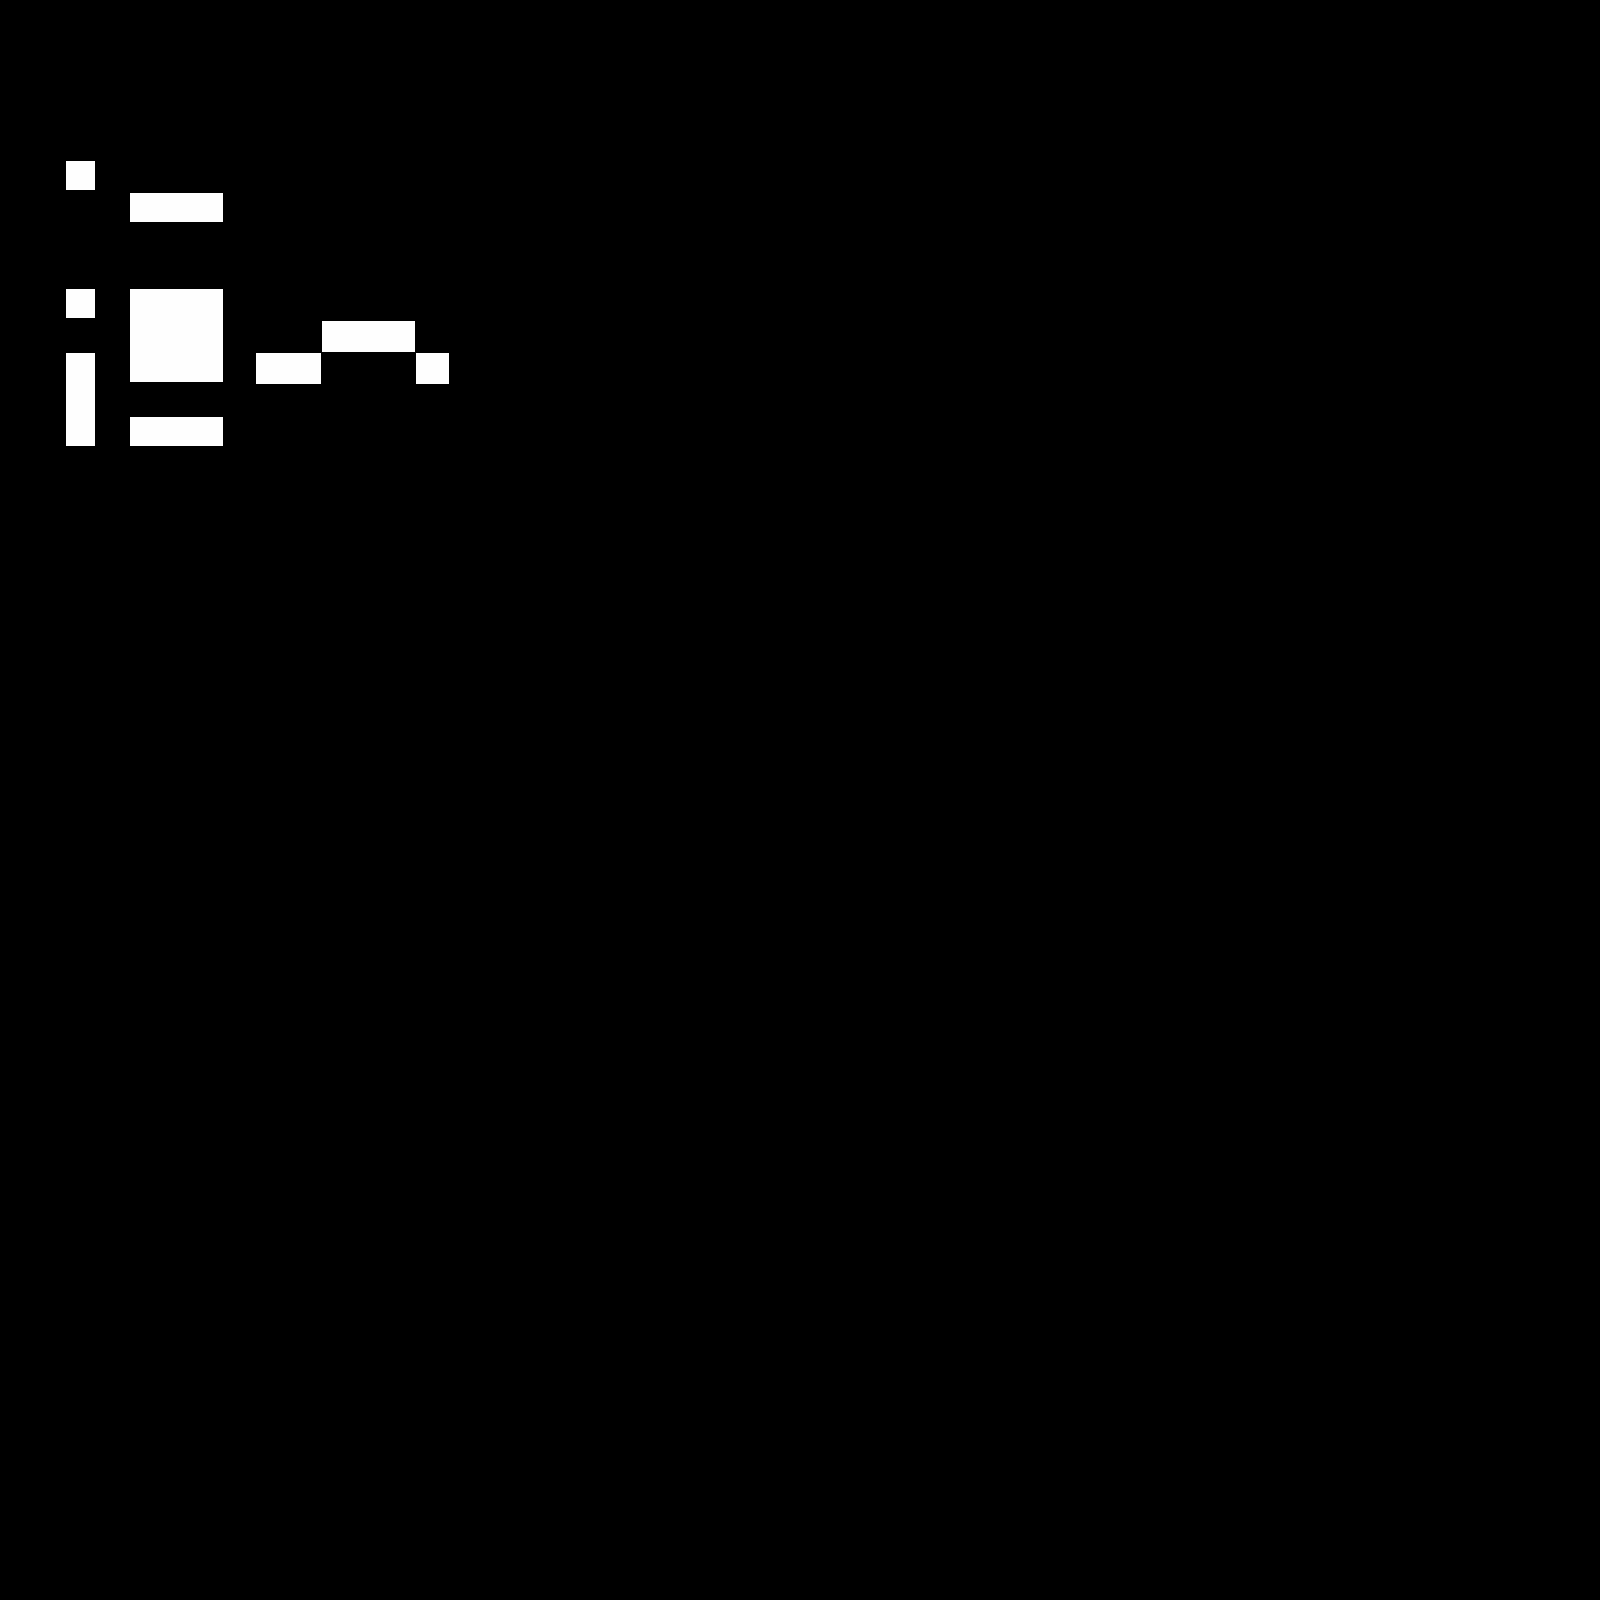

A level layout from a 2D game, rendered from its tile map. Below: a short description, then the map file with its tile-grid data intact:
An orthogonal 50x50 tile map with 32x32 px tiles, 1 tile layer (ground) and 3 objects (player).

<map version="1.0" orientation="orthogonal" renderorder="right-down" width="50" height="50" tilewidth="32" tileheight="32" nextobjectid="6">
 <tileset firstgid="1" name="tile_ground" tilewidth="33" tileheight="33" tilecount="16">
  <image source="../image/tile_ground.png" width="132" height="132" />
 </tileset>
 <layer name="ground" width="50" height="50">
  <data encoding="csv">
0,0,0,0,0,0,0,0,0,0,0,0,0,0,0,0,0,0,0,0,0,0,0,0,0,0,0,0,0,0,0,0,0,0,0,0,0,0,0,0,0,0,0,0,0,0,0,0,0,0,
0,0,0,0,0,0,0,0,0,0,0,0,0,0,0,0,0,0,0,0,0,0,0,0,0,0,0,0,0,0,0,0,0,0,0,0,0,0,0,0,0,0,0,0,0,0,0,0,0,0,
0,0,0,0,0,0,0,0,0,0,0,0,0,0,0,0,0,0,0,0,0,0,0,0,0,0,0,0,0,0,0,0,0,0,0,0,0,0,0,0,0,0,0,0,0,0,0,0,0,0,
0,0,0,0,0,0,0,0,0,0,0,0,0,0,0,0,0,0,0,0,0,0,0,0,0,0,0,0,0,0,0,0,0,0,0,0,0,0,0,0,0,0,0,0,0,0,0,0,0,0,
0,0,0,0,0,0,0,0,0,0,0,0,0,0,0,0,0,0,0,0,0,0,0,0,0,0,0,0,0,0,0,0,0,0,0,0,0,0,0,0,0,0,0,0,0,0,0,0,0,0,
0,0,1,0,0,0,0,0,0,0,0,0,0,0,0,0,0,0,0,0,0,0,0,0,0,0,0,0,0,0,0,0,0,0,0,0,0,0,0,0,0,0,0,0,0,0,0,0,0,0,
0,0,0,0,14,15,16,0,0,0,0,0,0,0,0,0,0,0,0,0,0,0,0,0,0,0,0,0,0,0,0,0,0,0,0,0,0,0,0,0,0,0,0,0,0,0,0,0,0,0,
0,0,0,0,0,0,0,0,0,0,0,0,0,0,0,0,0,0,0,0,0,0,0,0,0,0,0,0,0,0,0,0,0,0,0,0,0,0,0,0,0,0,0,0,0,0,0,0,0,0,
0,0,0,0,0,0,0,0,0,0,0,0,0,0,0,0,0,0,0,0,0,0,0,0,0,0,0,0,0,0,0,0,0,0,0,0,0,0,0,0,0,0,0,0,0,0,0,0,0,0,
0,0,1,0,2,3,4,0,0,0,0,0,0,0,0,0,0,0,0,0,0,0,0,0,0,0,0,0,0,0,0,0,0,0,0,0,0,0,0,0,0,0,0,0,0,0,0,0,0,0,
0,0,0,0,6,7,8,0,0,0,2,3,4,0,0,0,0,0,0,0,0,0,0,0,0,0,0,0,0,0,0,0,0,0,0,0,0,0,0,0,0,0,0,0,0,0,0,0,0,0,
0,0,5,0,10,11,12,0,3,3,0,0,0,3,0,0,0,0,0,0,0,0,0,0,0,0,0,0,0,0,0,0,0,0,0,0,0,0,0,0,0,0,0,0,0,0,0,0,0,0,
0,0,9,0,0,0,0,0,0,0,0,0,0,0,0,0,0,0,0,0,0,0,0,0,0,0,0,0,0,0,0,0,0,0,0,0,0,0,0,0,0,0,0,0,0,0,0,0,0,0,
0,0,13,0,14,15,16,0,0,0,0,0,0,0,0,0,0,0,0,0,0,0,0,0,0,0,0,0,0,0,0,0,0,0,0,0,0,0,0,0,0,0,0,0,0,0,0,0,0,0,
0,0,0,0,0,0,0,0,0,0,0,0,0,0,0,0,0,0,0,0,0,0,0,0,0,0,0,0,0,0,0,0,0,0,0,0,0,0,0,0,0,0,0,0,0,0,0,0,0,0,
0,0,0,0,0,0,0,0,0,0,0,0,0,0,0,0,0,0,0,0,0,0,0,0,0,0,0,0,0,0,0,0,0,0,0,0,0,0,0,0,0,0,0,0,0,0,0,0,0,0,
0,0,0,0,0,0,0,0,0,0,0,0,0,0,0,0,0,0,0,0,0,0,0,0,0,0,0,0,0,0,0,0,0,0,0,0,0,0,0,0,0,0,0,0,0,0,0,0,0,0,
0,0,0,0,0,0,0,0,0,0,0,0,0,0,0,0,0,0,0,0,0,0,0,0,0,0,0,0,0,0,0,0,0,0,0,0,0,0,0,0,0,0,0,0,0,0,0,0,0,0,
0,0,0,0,0,0,0,0,0,0,0,0,0,0,0,0,0,0,0,0,0,0,0,0,0,0,0,0,0,0,0,0,0,0,0,0,0,0,0,0,0,0,0,0,0,0,0,0,0,0,
0,0,0,0,0,0,0,0,0,0,0,0,0,0,0,0,0,0,0,0,0,0,0,0,0,0,0,0,0,0,0,0,0,0,0,0,0,0,0,0,0,0,0,0,0,0,0,0,0,0,
0,0,0,0,0,0,0,0,0,0,0,0,0,0,0,0,0,0,0,0,0,0,0,0,0,0,0,0,0,0,0,0,0,0,0,0,0,0,0,0,0,0,0,0,0,0,0,0,0,0,
0,0,0,0,0,0,0,0,0,0,0,0,0,0,0,0,0,0,0,0,0,0,0,0,0,0,0,0,0,0,0,0,0,0,0,0,0,0,0,0,0,0,0,0,0,0,0,0,0,0,
0,0,0,0,0,0,0,0,0,0,0,0,0,0,0,0,0,0,0,0,0,0,0,0,0,0,0,0,0,0,0,0,0,0,0,0,0,0,0,0,0,0,0,0,0,0,0,0,0,0,
0,0,0,0,0,0,0,0,0,0,0,0,0,0,0,0,0,0,0,0,0,0,0,0,0,0,0,0,0,0,0,0,0,0,0,0,0,0,0,0,0,0,0,0,0,0,0,0,0,0,
0,0,0,0,0,0,0,0,0,0,0,0,0,0,0,0,0,0,0,0,0,0,0,0,0,0,0,0,0,0,0,0,0,0,0,0,0,0,0,0,0,0,0,0,0,0,0,0,0,0,
0,0,0,0,0,0,0,0,0,0,0,0,0,0,0,0,0,0,0,0,0,0,0,0,0,0,0,0,0,0,0,0,0,0,0,0,0,0,0,0,0,0,0,0,0,0,0,0,0,0,
0,0,0,0,0,0,0,0,0,0,0,0,0,0,0,0,0,0,0,0,0,0,0,0,0,0,0,0,0,0,0,0,0,0,0,0,0,0,0,0,0,0,0,0,0,0,0,0,0,0,
0,0,0,0,0,0,0,0,0,0,0,0,0,0,0,0,0,0,0,0,0,0,0,0,0,0,0,0,0,0,0,0,0,0,0,0,0,0,0,0,0,0,0,0,0,0,0,0,0,0,
0,0,0,0,0,0,0,0,0,0,0,0,0,0,0,0,0,0,0,0,0,0,0,0,0,0,0,0,0,0,0,0,0,0,0,0,0,0,0,0,0,0,0,0,0,0,0,0,0,0,
0,0,0,0,0,0,0,0,0,0,0,0,0,0,0,0,0,0,0,0,0,0,0,0,0,0,0,0,0,0,0,0,0,0,0,0,0,0,0,0,0,0,0,0,0,0,0,0,0,0,
0,0,0,0,0,0,0,0,0,0,0,0,0,0,0,0,0,0,0,0,0,0,0,0,0,0,0,0,0,0,0,0,0,0,0,0,0,0,0,0,0,0,0,0,0,0,0,0,0,0,
0,0,0,0,0,0,0,0,0,0,0,0,0,0,0,0,0,0,0,0,0,0,0,0,0,0,0,0,0,0,0,0,0,0,0,0,0,0,0,0,0,0,0,0,0,0,0,0,0,0,
0,0,0,0,0,0,0,0,0,0,0,0,0,0,0,0,0,0,0,0,0,0,0,0,0,0,0,0,0,0,0,0,0,0,0,0,0,0,0,0,0,0,0,0,0,0,0,0,0,0,
0,0,0,0,0,0,0,0,0,0,0,0,0,0,0,0,0,0,0,0,0,0,0,0,0,0,0,0,0,0,0,0,0,0,0,0,0,0,0,0,0,0,0,0,0,0,0,0,0,0,
0,0,0,0,0,0,0,0,0,0,0,0,0,0,0,0,0,0,0,0,0,0,0,0,0,0,0,0,0,0,0,0,0,0,0,0,0,0,0,0,0,0,0,0,0,0,0,0,0,0,
0,0,0,0,0,0,0,0,0,0,0,0,0,0,0,0,0,0,0,0,0,0,0,0,0,0,0,0,0,0,0,0,0,0,0,0,0,0,0,0,0,0,0,0,0,0,0,0,0,0,
0,0,0,0,0,0,0,0,0,0,0,0,0,0,0,0,0,0,0,0,0,0,0,0,0,0,0,0,0,0,0,0,0,0,0,0,0,0,0,0,0,0,0,0,0,0,0,0,0,0,
0,0,0,0,0,0,0,0,0,0,0,0,0,0,0,0,0,0,0,0,0,0,0,0,0,0,0,0,0,0,0,0,0,0,0,0,0,0,0,0,0,0,0,0,0,0,0,0,0,0,
0,0,0,0,0,0,0,0,0,0,0,0,0,0,0,0,0,0,0,0,0,0,0,0,0,0,0,0,0,0,0,0,0,0,0,0,0,0,0,0,0,0,0,0,0,0,0,0,0,0,
0,0,0,0,0,0,0,0,0,0,0,0,0,0,0,0,0,0,0,0,0,0,0,0,0,0,0,0,0,0,0,0,0,0,0,0,0,0,0,0,0,0,0,0,0,0,0,0,0,0,
0,0,0,0,0,0,0,0,0,0,0,0,0,0,0,0,0,0,0,0,0,0,0,0,0,0,0,0,0,0,0,0,0,0,0,0,0,0,0,0,0,0,0,0,0,0,0,0,0,0,
0,0,0,0,0,0,0,0,0,0,0,0,0,0,0,0,0,0,0,0,0,0,0,0,0,0,0,0,0,0,0,0,0,0,0,0,0,0,0,0,0,0,0,0,0,0,0,0,0,0,
0,0,0,0,0,0,0,0,0,0,0,0,0,0,0,0,0,0,0,0,0,0,0,0,0,0,0,0,0,0,0,0,0,0,0,0,0,0,0,0,0,0,0,0,0,0,0,0,0,0,
0,0,0,0,0,0,0,0,0,0,0,0,0,0,0,0,0,0,0,0,0,0,0,0,0,0,0,0,0,0,0,0,0,0,0,0,0,0,0,0,0,0,0,0,0,0,0,0,0,0,
0,0,0,0,0,0,0,0,0,0,0,0,0,0,0,0,0,0,0,0,0,0,0,0,0,0,0,0,0,0,0,0,0,0,0,0,0,0,0,0,0,0,0,0,0,0,0,0,0,0,
0,0,0,0,0,0,0,0,0,0,0,0,0,0,0,0,0,0,0,0,0,0,0,0,0,0,0,0,0,0,0,0,0,0,0,0,0,0,0,0,0,0,0,0,0,0,0,0,0,0,
0,0,0,0,0,0,0,0,0,0,0,0,0,0,0,0,0,0,0,0,0,0,0,0,0,0,0,0,0,0,0,0,0,0,0,0,0,0,0,0,0,0,0,0,0,0,0,0,0,0,
0,0,0,0,0,0,0,0,0,0,0,0,0,0,0,0,0,0,0,0,0,0,0,0,0,0,0,0,0,0,0,0,0,0,0,0,0,0,0,0,0,0,0,0,0,0,0,0,0,0,
0,0,0,0,0,0,0,0,0,0,0,0,0,0,0,0,0,0,0,0,0,0,0,0,0,0,0,0,0,0,0,0,0,0,0,0,0,0,0,0,0,0,0,0,0,0,0,0,0,0,
0,0,0,0,0,0,0,0,0,0,0,0,0,0,0,0,0,0,0,0,0,0,0,0,0,0,0,0,0,0,0,0,0,0,0,0,0,0,0,0,0,0,0,0,0,0,0,0,0,0
</data>
 </layer>
 <objectgroup name="player">
  <object id="1" name="player" x="159" y="60" width="32" height="32" />
 </objectgroup>
 <objectgroup name="collision">
  <object id="3" x="128" y="192">
   <polyline points="0,0 96,0 96,32 0,32 0,0" />
  </object>
  <object id="5" x="256" y="352">
   <polyline points="0,0 64,0 64,-32 160,-32 160,0 192,0 192,32 0,32 0,0" />
  </object>
 </objectgroup>
</map>
